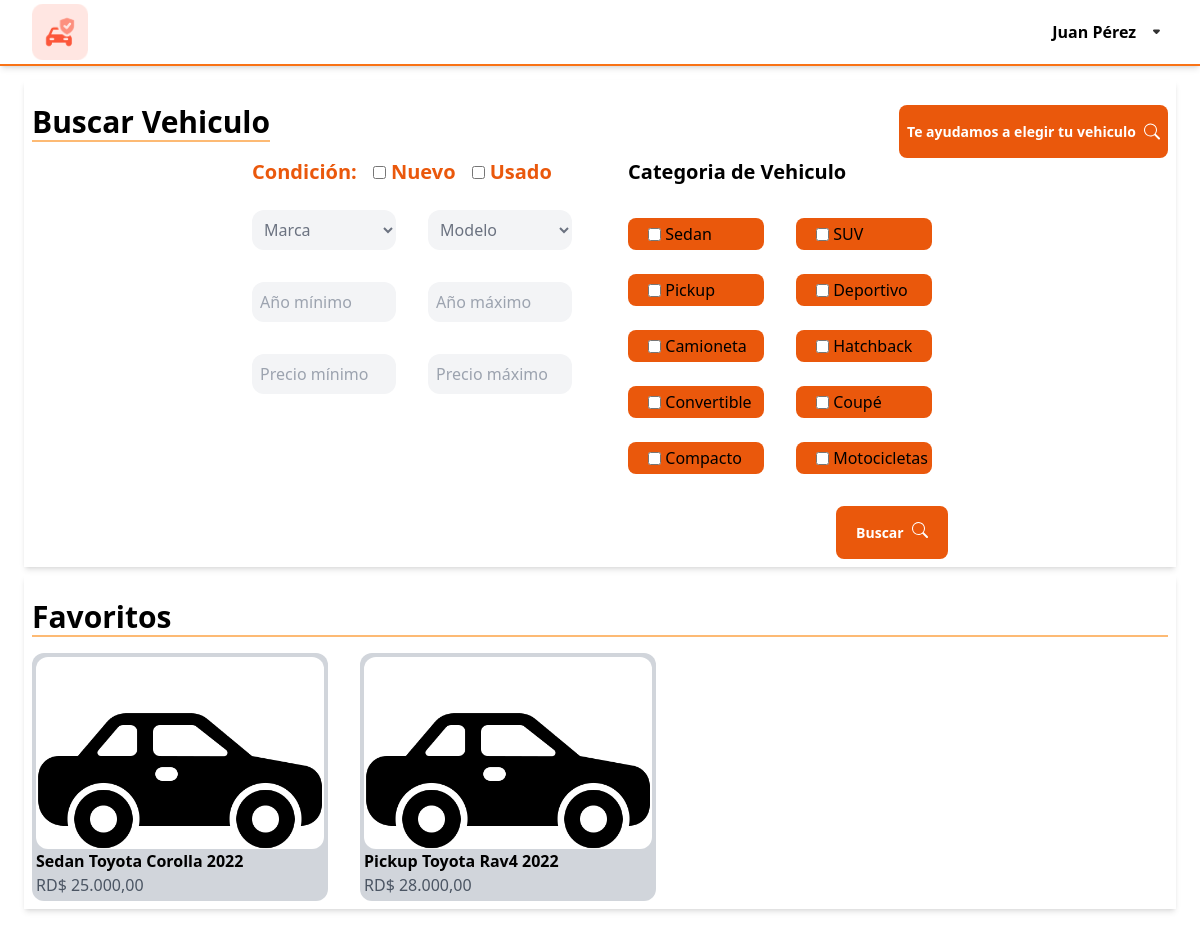
/pages/home.php (signed in), run on the app's committed database.
### tables this page shows
CREATE TABLE `vehiculo_categoria` (
  `idVehiculo_Categoria` int(11) NOT NULL,
  `nombre_Categoria` varchar(45) NOT NULL
);

CREATE TABLE `favoritos` (
  `idFavorito` int(11) NOT NULL,
  `idUsuario` int(11) DEFAULT NULL,
  `idVehiculo` int(11) DEFAULT NULL
);

CREATE TABLE `vehiculos_marcas` (
  `idVehiculos_Marca` int(11) NOT NULL,
  `marca_nombre` varchar(45) NOT NULL
);

CREATE TABLE `vehiculos_modelos` (
  `idVehiculos_Modelos` int(11) NOT NULL,
  `Modelo_nombre` varchar(45) NOT NULL,
  `marca` int(11) NOT NULL
);

CREATE TABLE `vehiculos_venta` (
  `idVehiculos_Venta` int(11) NOT NULL,
  `vehiculo_matricula` varchar(10) NOT NULL,
  `precio` float NOT NULL,
  `millage` float NOT NULL,
  `fecha_adquisicion` date NOT NULL DEFAULT current_timestamp(),
  `year` varchar(45) NOT NULL,
  `vehiculo_modelo` int(11) DEFAULT NULL,
  `vehiculo_Categoria` int(11) NOT NULL,
  `nuevo` tinyint(1) NOT NULL DEFAULT 1,
  `image` varchar(100) NOT NULL,
  `puertas` varchar(20) NOT NULL,
  `motor` varchar(20) NOT NULL,
  `transmision` int(1) NOT NULL,
  `traccion` int(1) NOT NULL,
  `pasajeros` varchar(20) NOT NULL,
  `color` varchar(20) NOT NULL,
  `disponible` tinyint(1) NOT NULL,
  `tipocombustible` int(2) NOT NULL,
  `MPG` int(11) NOT NULL,
  `tipoconsumo` int(1) NOT NULL,
  `tamano_baul` int(2) NOT NULL
);

### pages/home.php (the view, shortened to what this page needs)
<?php session_start();
require("../php/connection.php");
$categoria = $mysqli->query("SELECT * FROM `vehiculo_categoria`");
$favoritos = $mysqli->query("select * from favoritos left join vehiculos_venta on favoritos.idVehiculo = vehiculos_venta.idVehiculos_Venta left JOIN vehiculos_modelos on idVehiculos_Modelos = vehiculo_modelo  join vehiculos_marcas on vehiculos_modelos.marca = vehiculos_marcas.idVehiculos_Marca join vehiculo_categoria on vehiculos_venta.vehiculo_Categoria = vehiculo_categoria.idVehiculo_Categoria");
?>
<!DOCTYPE html>
<html lang="en">
<head>
    <link href="../css/output.css" rel="stylesheet">
    <link href="../css/input.css" rel="stylesheet">
</head>
<body>
    <div class="w-screen">
        <?php include "./nav.php" ?>
        <form id="cuadro" action="../php/buscar.php" method="post" class="mt-14 p-6 ">
            <div class="p-2 shadow-md ">
                <div class="flex justify-between items-center gap-6">
                    <span class="block text-3xl font-bold my-4  border-b-2 border-orange-300 relative ">Buscar Vehiculo</span>
                    <a href="/pages/busquedaasist.php" class="self-end flex gap-2 justify-center px-2 py-4 bg-orange-600 rounded-lg text-sm leading-normal font-semibold text-white">
                            <span>Te ayudamos a elegir tu vehiculo</span>
                            <img src="../svg/search.svg" alt="">
                    </a>
                </div>
                <div class="flex justify-center gap-14">
                    <div class="flex flex-col gap-6 max-w-xs">
                        <div class="flex text-xl font-bold text-orange-600 gap-4 ">
                            Condición:
                            <label>
                                <input type="checkbox" name="condicion[]" value="1"> Nuevo
                            </label>
                            <label>
                                <input type="checkbox" name="condicion[]" value="0"> Usado
                            </label>
                        </div>
                        <div class="grid grid-cols-2 gap-8">
                            <select id="marca" onchange="updateModelo()" name="marca" placeholder="Marca">
                                <option value="" selected>Marca</option>
                            </select>
                            <select id="modelo" name="modelo" placeholder="Modelo">
                                <option value="" selected>Modelo</option>
                            </select>
                            <label>
                                <input type="number" name="anio_min" placeholder="Año mínimo">
                            </label>
                            <label>
                                <input type="number" name="anio_max" placeholder="Año máximo">
                            </label>
                            <label>
                                <input type="number" name="precio_min" placeholder="Precio mínimo">
                            </label>
                            <label>
                                <input type="number" name="precio_max" placeholder="Precio máximo">
                            </label>
                        </div>
                    </div>
                    <div class="flex flex-col gap-8">
                        <span class="text-xl font-bold">Categoria de Vehiculo</span>
                        <div class="grid grid-cols-2 gap-6 gap-x-8 h-75 pr-4 text-orange">
                            <?php
                            if ($categoria) {
                                if ($categoria->num_rows > 0) {
                                    while ($datos = $categoria->fetch_assoc()) {
                            ?>
                                        <label class="bg-orange-600 rounded-lg p-1 ps-5 flex items-center h-fit">
                                            <input type="checkbox" name="tipo[]" value="<?php echo $datos['idVehiculo_Categoria'] ?>">&nbsp;<?php echo $datos['nombre_Categoria'] ?>
                                        </label>
                            <?php
                                    }
                                }
                            } else {
                                echo "<option >Error executing the query: " . $mysqli->error . "</option>";
                            }
                            ?>
                        </div>
                        <button type="submit" class="self-end flex gap-2 justify-center w-28 py-4 bg-orange-600 rounded-lg text-sm leading-normal font-semibold text-white">
                            <span>Buscar</span>
                            <img src="../svg/search.svg" alt="">
                        </button>
                    </div>
                </div>
            </div>
            <div class="p-2 shadow-md mt-2 ">
                <span class="block text-3xl font-bold my-4 border-b-2 border-orange-300 ">Favoritos</span>
                <div class="flex overflow-x-scroll gap-8 w-full">
                    <?php
                    if ($favoritos) {
                        if ($favoritos->num_rows > 0) {
                            while ($datos = $favoritos->fetch_assoc()) {
                    ?>
                                <a href="./detalle.php?id=<?php echo $datos['idVehiculos_Venta']?>" class="h-fit bg-gray-300 hover:bg-orange-200 rounded-xl p-1">
                                    <div class="w-72 h-48 object-fill rounded-xl bg-white overflow-hidden">
                                        <img src="../pictures/<?php echo is_file("../pictures/carro_" . $datos['idVehiculos_Venta']) ? "carro_" . $datos['idVehiculos_Venta'] : "default.jpg" ?> " alt="">
                                    </div>
                                    <p class="font-bold text-black"><?php echo   $datos['nombre_Categoria'] . " " . $datos['marca_nombre'] . " " . $datos['Modelo_nombre'] . " " . $datos['year']; ?> </p>
                                    <p class="text-gray-600">RD$ <?php echo number_format($datos['precio'], 2, ',', '.'); ?></p>
                            </a>
                    <?php
                            }
                        } else {
                            echo "<div class='w-full  text-center'>
                                    <span class='text-xl font-semibold'>No hay vehiculos en favoritos.</span>
                                </div>";
                        }
                    } else {
                        echo "<tr><td colspan='5'>Error executing the query: " . $mysqli->error . "</td></tr>";
                    }
                    ?>
                </div>
            </div>
        </form>
    </div>
</body>
</html>

### pages/nav.php (shortened to what this page needs)
<?php
extract($_SESSION['persona']);
 ?>
<div class=" z-10 flex justify-between w-screen px-4  sx:px-8 py-1 fixed top-0 border-b-2 border-orange-500 bg-white shadow-md">
    <a  href="./home.php" class="w-14">
        <img src="../pictures/auto.png" alt="">
    </a>
    <div id="control-menu" class="flex items-center gap-2 cursor-pointer">
        <span class="block font-semibold text-base leading-snug"><?php echo $nombre." ".$apellido ?></span>
        <div class="block w-6 rotate-180">
            <img src="../svg/arrow.svg" alt="logo" />
        </div>
    </div>
</div>

### css/input.css (style rules this page uses)
textarea,select,input { @apply bg-gray-100; @apply rounded-xl; @apply p-2; @apply text-gray-500; @apply custom-number-input; }
textarea,select,input:not([type="checkbox"],[type="radio"]) { @apply outline-none; @apply w-full; }
a,button { @apply hover:bg-orange-700; }

### data on the page
vehiculo_categoria: nombre_Categoria "Sedan"
vehiculo_categoria: nombre_Categoria "SUV"
vehiculo_categoria: nombre_Categoria "Pickup"
vehiculo_categoria: nombre_Categoria "Deportivo"
vehiculo_categoria: nombre_Categoria "Camioneta"
vehiculo_categoria: nombre_Categoria "Hatchback"
vehiculo_categoria: nombre_Categoria "Convertible"
vehiculo_categoria: nombre_Categoria "Coupé"
vehiculo_categoria: nombre_Categoria "Compacto"
vehiculo_categoria: nombre_Categoria "Motocicletas"
favoritos: vehiculo_categoria.nombre_Categoria "Sedan", vehiculos_marcas.marca_nombre "Toyota", vehiculos_modelos.Modelo_nombre "Corolla", idVehiculo.year "2022", idVehiculo.precio "25.000,00"
favoritos: vehiculo_categoria.nombre_Categoria "Pickup", vehiculos_marcas.marca_nombre "Toyota", vehiculos_modelos.Modelo_nombre "Rav4", idVehiculo.year "2022", idVehiculo.precio "28.000,00"

### other printed values
$nombre "Juan"
$apellido "Pérez"
